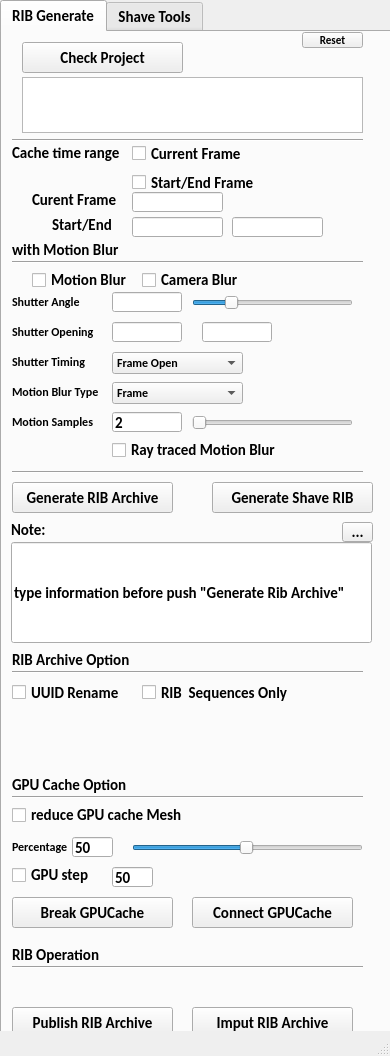
<?xml version="1.0" encoding="UTF-8"?>
<ui version="4.0">
 <class>MainWindow</class>
 <widget class="QMainWindow" name="MainWindow">
  <property name="geometry">
   <rect>
    <x>0</x>
    <y>0</y>
    <width>390</width>
    <height>1056</height>
   </rect>
  </property>
  <property name="font">
   <font>
    <family>Calibri</family>
    <pointsize>11</pointsize>
    <weight>75</weight>
    <bold>true</bold>
   </font>
  </property>
  <property name="windowTitle">
   <string>RIB Generator</string>
  </property>
  <widget class="QWidget" name="centralwidget">
   <widget class="QTabWidget" name="tabWidget">
    <property name="geometry">
     <rect>
      <x>0</x>
      <y>0</y>
      <width>391</width>
      <height>1051</height>
     </rect>
    </property>
    <property name="currentIndex">
     <number>0</number>
    </property>
    <widget class="QWidget" name="tab">
     <attribute name="title">
      <string>RIB Generate</string>
     </attribute>
     <widget class="QLabel" name="label_4">
      <property name="geometry">
       <rect>
        <x>10</x>
        <y>290</y>
        <width>111</width>
        <height>20</height>
       </rect>
      </property>
      <property name="font">
       <font>
        <pointsize>9</pointsize>
       </font>
      </property>
      <property name="text">
       <string>Shutter Opening</string>
      </property>
     </widget>
     <widget class="QLineEdit" name="lineEdit_B04">
      <property name="enabled">
       <bool>true</bool>
      </property>
      <property name="geometry">
       <rect>
        <x>110</x>
        <y>380</y>
        <width>70</width>
        <height>20</height>
       </rect>
      </property>
      <property name="text">
       <string>2</string>
      </property>
     </widget>
     <widget class="Line" name="line_4">
      <property name="geometry">
       <rect>
        <x>10</x>
        <y>630</y>
        <width>351</width>
        <height>20</height>
       </rect>
      </property>
      <property name="orientation">
       <enum>Qt::Horizontal</enum>
      </property>
     </widget>
     <widget class="Line" name="line_2">
      <property name="geometry">
       <rect>
        <x>10</x>
        <y>220</y>
        <width>351</width>
        <height>20</height>
       </rect>
      </property>
      <property name="orientation">
       <enum>Qt::Horizontal</enum>
      </property>
     </widget>
     <widget class="QLabel" name="label_6">
      <property name="geometry">
       <rect>
        <x>10</x>
        <y>350</y>
        <width>111</width>
        <height>20</height>
       </rect>
      </property>
      <property name="font">
       <font>
        <pointsize>9</pointsize>
       </font>
      </property>
      <property name="text">
       <string>Motion Blur Type</string>
      </property>
     </widget>
     <widget class="QCheckBox" name="checkBox_B03">
      <property name="geometry">
       <rect>
        <x>110</x>
        <y>410</y>
        <width>221</width>
        <height>16</height>
       </rect>
      </property>
      <property name="text">
       <string>Ray traced Motion Blur</string>
      </property>
     </widget>
     <widget class="QCheckBox" name="checkBox_B01">
      <property name="geometry">
       <rect>
        <x>30</x>
        <y>240</y>
        <width>111</width>
        <height>16</height>
       </rect>
      </property>
      <property name="text">
       <string>Motion Blur</string>
      </property>
     </widget>
     <widget class="QSlider" name="horizontalSlider_2">
      <property name="geometry">
       <rect>
        <x>190</x>
        <y>380</y>
        <width>161</width>
        <height>22</height>
       </rect>
      </property>
      <property name="minimum">
       <number>2</number>
      </property>
      <property name="maximum">
       <number>10</number>
      </property>
      <property name="value">
       <number>2</number>
      </property>
      <property name="orientation">
       <enum>Qt::Horizontal</enum>
      </property>
     </widget>
     <widget class="Line" name="line_3">
      <property name="geometry">
       <rect>
        <x>10</x>
        <y>430</y>
        <width>351</width>
        <height>20</height>
       </rect>
      </property>
      <property name="orientation">
       <enum>Qt::Horizontal</enum>
      </property>
     </widget>
     <widget class="QLineEdit" name="lineEdit_A03">
      <property name="enabled">
       <bool>true</bool>
      </property>
      <property name="geometry">
       <rect>
        <x>230</x>
        <y>185</y>
        <width>91</width>
        <height>20</height>
       </rect>
      </property>
     </widget>
     <widget class="QLineEdit" name="lineEdit_A02">
      <property name="enabled">
       <bool>true</bool>
      </property>
      <property name="geometry">
       <rect>
        <x>130</x>
        <y>185</y>
        <width>91</width>
        <height>20</height>
       </rect>
      </property>
     </widget>
     <widget class="QLabel" name="label_5">
      <property name="geometry">
       <rect>
        <x>10</x>
        <y>320</y>
        <width>111</width>
        <height>20</height>
       </rect>
      </property>
      <property name="font">
       <font>
        <pointsize>9</pointsize>
       </font>
      </property>
      <property name="text">
       <string>Shutter Timing</string>
      </property>
     </widget>
     <widget class="QLabel" name="label_2">
      <property name="geometry">
       <rect>
        <x>50</x>
        <y>185</y>
        <width>71</width>
        <height>16</height>
       </rect>
      </property>
      <property name="text">
       <string>Start/End</string>
      </property>
     </widget>
     <widget class="QSlider" name="horizontalSlider">
      <property name="geometry">
       <rect>
        <x>190</x>
        <y>260</y>
        <width>161</width>
        <height>22</height>
       </rect>
      </property>
      <property name="maximum">
       <number>360</number>
      </property>
      <property name="value">
       <number>80</number>
      </property>
      <property name="orientation">
       <enum>Qt::Horizontal</enum>
      </property>
     </widget>
     <widget class="QLineEdit" name="lineEdit_B02">
      <property name="enabled">
       <bool>true</bool>
      </property>
      <property name="geometry">
       <rect>
        <x>110</x>
        <y>290</y>
        <width>70</width>
        <height>20</height>
       </rect>
      </property>
     </widget>
     <widget class="QCheckBox" name="checkBox_C01">
      <property name="geometry">
       <rect>
        <x>10</x>
        <y>650</y>
        <width>141</width>
        <height>21</height>
       </rect>
      </property>
      <property name="text">
       <string>UUID Rename</string>
      </property>
      <property name="autoExclusive">
       <bool>false</bool>
      </property>
     </widget>
     <widget class="QLabel" name="label_11">
      <property name="geometry">
       <rect>
        <x>10</x>
        <y>620</y>
        <width>131</width>
        <height>16</height>
       </rect>
      </property>
      <property name="text">
       <string>RIB Archive Option</string>
      </property>
     </widget>
     <widget class="QLabel" name="label_7">
      <property name="geometry">
       <rect>
        <x>10</x>
        <y>380</y>
        <width>91</width>
        <height>20</height>
       </rect>
      </property>
      <property name="font">
       <font>
        <pointsize>9</pointsize>
       </font>
      </property>
      <property name="text">
       <string>Motion Samples</string>
      </property>
     </widget>
     <widget class="QComboBox" name="comboBox">
      <property name="geometry">
       <rect>
        <x>110</x>
        <y>320</y>
        <width>131</width>
        <height>22</height>
       </rect>
      </property>
      <property name="sizePolicy">
       <sizepolicy hsizetype="Preferred" vsizetype="Fixed">
        <horstretch>0</horstretch>
        <verstretch>0</verstretch>
       </sizepolicy>
      </property>
      <property name="font">
       <font>
        <pointsize>9</pointsize>
       </font>
      </property>
      <item>
       <property name="text">
        <string>Frame Open</string>
       </property>
      </item>
      <item>
       <property name="text">
        <string>Frame Center</string>
       </property>
      </item>
      <item>
       <property name="text">
        <string>Frame Close</string>
       </property>
      </item>
     </widget>
     <widget class="QLabel" name="label_3">
      <property name="geometry">
       <rect>
        <x>10</x>
        <y>260</y>
        <width>91</width>
        <height>20</height>
       </rect>
      </property>
      <property name="font">
       <font>
        <pointsize>9</pointsize>
       </font>
      </property>
      <property name="text">
       <string>Shutter Angle</string>
      </property>
     </widget>
     <widget class="QComboBox" name="comboBox_2">
      <property name="geometry">
       <rect>
        <x>110</x>
        <y>350</y>
        <width>131</width>
        <height>22</height>
       </rect>
      </property>
      <property name="sizePolicy">
       <sizepolicy hsizetype="Preferred" vsizetype="Fixed">
        <horstretch>0</horstretch>
        <verstretch>0</verstretch>
       </sizepolicy>
      </property>
      <property name="font">
       <font>
        <pointsize>9</pointsize>
       </font>
      </property>
      <item>
       <property name="text">
        <string>Frame</string>
       </property>
      </item>
      <item>
       <property name="text">
        <string>Subframe</string>
       </property>
      </item>
     </widget>
     <widget class="QPushButton" name="pushButton_01">
      <property name="geometry">
       <rect>
        <x>10</x>
        <y>450</y>
        <width>161</width>
        <height>31</height>
       </rect>
      </property>
      <property name="text">
       <string>Generate RIB Archive</string>
      </property>
     </widget>
     <widget class="QLineEdit" name="lineEdit_B03">
      <property name="enabled">
       <bool>true</bool>
      </property>
      <property name="geometry">
       <rect>
        <x>200</x>
        <y>290</y>
        <width>70</width>
        <height>20</height>
       </rect>
      </property>
     </widget>
     <widget class="QLabel" name="label_10">
      <property name="geometry">
       <rect>
        <x>9</x>
        <y>490</y>
        <width>131</width>
        <height>16</height>
       </rect>
      </property>
      <property name="text">
       <string>Note:</string>
      </property>
     </widget>
     <widget class="QLabel" name="label">
      <property name="geometry">
       <rect>
        <x>10</x>
        <y>100</y>
        <width>111</width>
        <height>41</height>
       </rect>
      </property>
      <property name="text">
       <string>Cache time range</string>
      </property>
     </widget>
     <widget class="QWidget" name="verticalLayoutWidget">
      <property name="geometry">
       <rect>
        <x>130</x>
        <y>110</y>
        <width>231</width>
        <height>52</height>
       </rect>
      </property>
      <layout class="QVBoxLayout" name="verticalLayout">
       <item>
        <widget class="QCheckBox" name="checkBox_A01">
         <property name="text">
          <string>Current Frame</string>
         </property>
         <property name="autoExclusive">
          <bool>true</bool>
         </property>
        </widget>
       </item>
       <item>
        <widget class="QCheckBox" name="checkBox_A02">
         <property name="text">
          <string>Start/End Frame</string>
         </property>
         <property name="autoExclusive">
          <bool>true</bool>
         </property>
        </widget>
       </item>
      </layout>
     </widget>
     <widget class="QLabel" name="label_8">
      <property name="geometry">
       <rect>
        <x>10</x>
        <y>210</y>
        <width>131</width>
        <height>16</height>
       </rect>
      </property>
      <property name="text">
       <string>with Motion Blur</string>
      </property>
     </widget>
     <widget class="QCheckBox" name="checkBox_B02">
      <property name="geometry">
       <rect>
        <x>140</x>
        <y>240</y>
        <width>111</width>
        <height>16</height>
       </rect>
      </property>
      <property name="text">
       <string>Camera Blur</string>
      </property>
     </widget>
     <widget class="Line" name="line">
      <property name="geometry">
       <rect>
        <x>10</x>
        <y>100</y>
        <width>351</width>
        <height>16</height>
       </rect>
      </property>
      <property name="orientation">
       <enum>Qt::Horizontal</enum>
      </property>
     </widget>
     <widget class="QLineEdit" name="lineEdit_B01">
      <property name="enabled">
       <bool>true</bool>
      </property>
      <property name="geometry">
       <rect>
        <x>110</x>
        <y>260</y>
        <width>70</width>
        <height>20</height>
       </rect>
      </property>
     </widget>
     <widget class="QCheckBox" name="checkBox_C02">
      <property name="enabled">
       <bool>true</bool>
      </property>
      <property name="geometry">
       <rect>
        <x>140</x>
        <y>650</y>
        <width>211</width>
        <height>21</height>
       </rect>
      </property>
      <property name="text">
       <string>RIB  Sequences Only</string>
      </property>
      <property name="autoExclusive">
       <bool>false</bool>
      </property>
     </widget>
     <widget class="QLineEdit" name="lineEdit_c01">
      <property name="geometry">
       <rect>
        <x>9</x>
        <y>510</y>
        <width>361</width>
        <height>101</height>
       </rect>
      </property>
      <property name="text">
       <string>type information before push &quot;Generate Rib Archive&quot;</string>
      </property>
     </widget>
     <widget class="QLabel" name="label_23">
      <property name="geometry">
       <rect>
        <x>30</x>
        <y>160</y>
        <width>91</width>
        <height>16</height>
       </rect>
      </property>
      <property name="text">
       <string>Curent Frame</string>
      </property>
     </widget>
     <widget class="QLineEdit" name="lineEdit_A01">
      <property name="enabled">
       <bool>true</bool>
      </property>
      <property name="geometry">
       <rect>
        <x>130</x>
        <y>160</y>
        <width>91</width>
        <height>20</height>
       </rect>
      </property>
     </widget>
     <widget class="QToolButton" name="toolButton_01">
      <property name="geometry">
       <rect>
        <x>340</x>
        <y>490</y>
        <width>31</width>
        <height>20</height>
       </rect>
      </property>
      <property name="text">
       <string>...</string>
      </property>
     </widget>
     <widget class="QPushButton" name="pushButton_02">
      <property name="geometry">
       <rect>
        <x>210</x>
        <y>450</y>
        <width>161</width>
        <height>31</height>
       </rect>
      </property>
      <property name="text">
       <string>Generate Shave RIB</string>
      </property>
     </widget>
     <widget class="QPushButton" name="pushButton_03">
      <property name="geometry">
       <rect>
        <x>10</x>
        <y>975</y>
        <width>161</width>
        <height>31</height>
       </rect>
      </property>
      <property name="text">
       <string>Publish RIB Archive</string>
      </property>
     </widget>
     <widget class="QPushButton" name="pushButton">
      <property name="geometry">
       <rect>
        <x>300</x>
        <y>0</y>
        <width>61</width>
        <height>16</height>
       </rect>
      </property>
      <property name="font">
       <font>
        <pointsize>8</pointsize>
       </font>
      </property>
      <property name="text">
       <string>Reset</string>
      </property>
     </widget>
     <widget class="QPlainTextEdit" name="plainTextEdit">
      <property name="geometry">
       <rect>
        <x>20</x>
        <y>45</y>
        <width>341</width>
        <height>56</height>
       </rect>
      </property>
      <property name="readOnly">
       <bool>true</bool>
      </property>
     </widget>
     <widget class="QLabel" name="label_12">
      <property name="geometry">
       <rect>
        <x>10</x>
        <y>805</y>
        <width>91</width>
        <height>20</height>
       </rect>
      </property>
      <property name="font">
       <font>
        <pointsize>9</pointsize>
       </font>
      </property>
      <property name="text">
       <string>Percentage</string>
      </property>
     </widget>
     <widget class="QLabel" name="label_13">
      <property name="geometry">
       <rect>
        <x>10</x>
        <y>745</y>
        <width>131</width>
        <height>16</height>
       </rect>
      </property>
      <property name="text">
       <string>GPU Cache Option</string>
      </property>
     </widget>
     <widget class="Line" name="line_6">
      <property name="geometry">
       <rect>
        <x>10</x>
        <y>755</y>
        <width>351</width>
        <height>20</height>
       </rect>
      </property>
      <property name="orientation">
       <enum>Qt::Horizontal</enum>
      </property>
     </widget>
     <widget class="QCheckBox" name="checkBox_E01">
      <property name="geometry">
       <rect>
        <x>10</x>
        <y>775</y>
        <width>181</width>
        <height>16</height>
       </rect>
      </property>
      <property name="text">
       <string>reduce GPU cache Mesh</string>
      </property>
     </widget>
     <widget class="QLineEdit" name="lineEdit_D01">
      <property name="enabled">
       <bool>true</bool>
      </property>
      <property name="geometry">
       <rect>
        <x>70</x>
        <y>805</y>
        <width>41</width>
        <height>20</height>
       </rect>
      </property>
      <property name="accessibleName">
       <string notr="true"/>
      </property>
      <property name="text">
       <string>50</string>
      </property>
     </widget>
     <widget class="QSlider" name="horizontalSlider_3">
      <property name="geometry">
       <rect>
        <x>130</x>
        <y>805</y>
        <width>231</width>
        <height>22</height>
       </rect>
      </property>
      <property name="minimum">
       <number>1</number>
      </property>
      <property name="maximum">
       <number>100</number>
      </property>
      <property name="value">
       <number>50</number>
      </property>
      <property name="orientation">
       <enum>Qt::Horizontal</enum>
      </property>
     </widget>
     <widget class="QCheckBox" name="checkBox_E03">
      <property name="geometry">
       <rect>
        <x>10</x>
        <y>835</y>
        <width>181</width>
        <height>16</height>
       </rect>
      </property>
      <property name="text">
       <string>GPU step</string>
      </property>
     </widget>
     <widget class="QLineEdit" name="lineEdit_D03">
      <property name="enabled">
       <bool>true</bool>
      </property>
      <property name="geometry">
       <rect>
        <x>110</x>
        <y>835</y>
        <width>41</width>
        <height>20</height>
       </rect>
      </property>
      <property name="accessibleName">
       <string notr="true"/>
      </property>
      <property name="text">
       <string>50</string>
      </property>
     </widget>
     <widget class="QPushButton" name="pushButton_04">
      <property name="geometry">
       <rect>
        <x>190</x>
        <y>975</y>
        <width>161</width>
        <height>31</height>
       </rect>
      </property>
      <property name="text">
       <string>Imput RIB Archive</string>
      </property>
     </widget>
     <widget class="QPushButton" name="pushButton_breakGPU">
      <property name="geometry">
       <rect>
        <x>10</x>
        <y>865</y>
        <width>161</width>
        <height>31</height>
       </rect>
      </property>
      <property name="text">
       <string>Break GPUCache</string>
      </property>
     </widget>
     <widget class="QPushButton" name="pushButton_connectGPU">
      <property name="geometry">
       <rect>
        <x>190</x>
        <y>865</y>
        <width>161</width>
        <height>31</height>
       </rect>
      </property>
      <property name="text">
       <string>Connect GPUCache</string>
      </property>
     </widget>
     <widget class="Line" name="line_8">
      <property name="geometry">
       <rect>
        <x>10</x>
        <y>925</y>
        <width>351</width>
        <height>20</height>
       </rect>
      </property>
      <property name="orientation">
       <enum>Qt::Horizontal</enum>
      </property>
     </widget>
     <widget class="QLabel" name="label_17">
      <property name="geometry">
       <rect>
        <x>10</x>
        <y>915</y>
        <width>131</width>
        <height>16</height>
       </rect>
      </property>
      <property name="text">
       <string>RIB Operation</string>
      </property>
     </widget>
     <widget class="QPushButton" name="pushButton_checkProject">
      <property name="geometry">
       <rect>
        <x>20</x>
        <y>10</y>
        <width>161</width>
        <height>31</height>
       </rect>
      </property>
      <property name="text">
       <string>Check Project</string>
      </property>
     </widget>
    </widget>
    <widget class="QWidget" name="tab_2">
     <attribute name="title">
      <string>Shave Tools</string>
     </attribute>
     <widget class="QPushButton" name="pushButton_page2_A01">
      <property name="geometry">
       <rect>
        <x>40</x>
        <y>150</y>
        <width>291</width>
        <height>31</height>
       </rect>
      </property>
      <property name="text">
       <string>convert Hair Mesh to Curves</string>
      </property>
     </widget>
     <widget class="QPushButton" name="pushButton_page2_A02">
      <property name="geometry">
       <rect>
        <x>40</x>
        <y>240</y>
        <width>291</width>
        <height>31</height>
       </rect>
      </property>
      <property name="text">
       <string>Reverse  U</string>
      </property>
     </widget>
     <widget class="QPushButton" name="pushButton_page2_A03">
      <property name="geometry">
       <rect>
        <x>40</x>
        <y>280</y>
        <width>291</width>
        <height>31</height>
       </rect>
      </property>
      <property name="text">
       <string>Reverse V</string>
      </property>
     </widget>
     <widget class="QLineEdit" name="lineEdit_page2_A01">
      <property name="geometry">
       <rect>
        <x>180</x>
        <y>120</y>
        <width>41</width>
        <height>20</height>
       </rect>
      </property>
      <property name="text">
       <string>3</string>
      </property>
      <property name="alignment">
       <set>Qt::AlignRight|Qt::AlignTrailing|Qt::AlignVCenter</set>
      </property>
     </widget>
     <widget class="QLabel" name="label_14">
      <property name="geometry">
       <rect>
        <x>40</x>
        <y>120</y>
        <width>141</width>
        <height>16</height>
       </rect>
      </property>
      <property name="text">
       <string>hairs/pre Mesh:</string>
      </property>
     </widget>
     <widget class="QLabel" name="label_15">
      <property name="geometry">
       <rect>
        <x>40</x>
        <y>30</y>
        <width>141</width>
        <height>16</height>
       </rect>
      </property>
      <property name="text">
       <string>Name Meshes Title:</string>
      </property>
     </widget>
     <widget class="QLineEdit" name="lineEdit_page2_O01">
      <property name="geometry">
       <rect>
        <x>180</x>
        <y>30</y>
        <width>141</width>
        <height>20</height>
       </rect>
      </property>
     </widget>
     <widget class="QPushButton" name="pushButton_page2_O01">
      <property name="geometry">
       <rect>
        <x>40</x>
        <y>60</y>
        <width>281</width>
        <height>25</height>
       </rect>
      </property>
      <property name="text">
       <string>Rename Selected Poly Meshes</string>
      </property>
     </widget>
     <widget class="QLineEdit" name="llineEdit_page2_B01">
      <property name="enabled">
       <bool>false</bool>
      </property>
      <property name="geometry">
       <rect>
        <x>50</x>
        <y>650</y>
        <width>281</width>
        <height>41</height>
       </rect>
      </property>
      <property name="text">
       <string>Pxr Shader Select</string>
      </property>
      <property name="alignment">
       <set>Qt::AlignCenter</set>
      </property>
     </widget>
     <widget class="QPushButton" name="pushButton_page2_B01">
      <property name="geometry">
       <rect>
        <x>50</x>
        <y>620</y>
        <width>281</width>
        <height>25</height>
       </rect>
      </property>
      <property name="text">
       <string>Get PxrShader</string>
      </property>
     </widget>
     <widget class="QPushButton" name="pushButton_page2_B01_2">
      <property name="geometry">
       <rect>
        <x>50</x>
        <y>700</y>
        <width>281</width>
        <height>25</height>
       </rect>
      </property>
      <property name="text">
       <string>Assign PxrShader to ShaveHair</string>
      </property>
     </widget>
     <widget class="Line" name="line_5">
      <property name="geometry">
       <rect>
        <x>20</x>
        <y>590</y>
        <width>371</width>
        <height>16</height>
       </rect>
      </property>
      <property name="orientation">
       <enum>Qt::Horizontal</enum>
      </property>
     </widget>
     <widget class="Line" name="line_7">
      <property name="geometry">
       <rect>
        <x>10</x>
        <y>90</y>
        <width>371</width>
        <height>16</height>
       </rect>
      </property>
      <property name="orientation">
       <enum>Qt::Horizontal</enum>
      </property>
     </widget>
     <widget class="QLabel" name="label_16">
      <property name="geometry">
       <rect>
        <x>60</x>
        <y>580</y>
        <width>331</width>
        <height>16</height>
       </rect>
      </property>
      <property name="text">
       <string>Assign Pixar Renderman Shader</string>
      </property>
     </widget>
     <widget class="QCheckBox" name="checkBox_page2_A01">
      <property name="geometry">
       <rect>
        <x>40</x>
        <y>210</y>
        <width>181</width>
        <height>19</height>
       </rect>
      </property>
      <property name="text">
       <string>show SubD surface</string>
      </property>
     </widget>
     <widget class="QPushButton" name="pushButton_page2_A04">
      <property name="geometry">
       <rect>
        <x>40</x>
        <y>320</y>
        <width>291</width>
        <height>31</height>
       </rect>
      </property>
      <property name="text">
       <string>Reverse Swap</string>
      </property>
     </widget>
     <widget class="QPushButton" name="pushButton_page2_A05">
      <property name="geometry">
       <rect>
        <x>40</x>
        <y>360</y>
        <width>291</width>
        <height>31</height>
       </rect>
      </property>
      <property name="text">
       <string>Reverse Both</string>
      </property>
     </widget>
     <widget class="QCheckBox" name="checkBox_page2_A02">
      <property name="geometry">
       <rect>
        <x>40</x>
        <y>410</y>
        <width>211</width>
        <height>19</height>
       </rect>
      </property>
      <property name="text">
       <string>show Select Curve CV</string>
      </property>
     </widget>
     <widget class="QPushButton" name="pushButton_page2_A06">
      <property name="geometry">
       <rect>
        <x>40</x>
        <y>440</y>
        <width>291</width>
        <height>31</height>
       </rect>
      </property>
      <property name="text">
       <string>Reverse  Curve</string>
      </property>
     </widget>
    </widget>
   </widget>
   <widget class="QWidget" name="horizontalLayoutWidget">
    <property name="geometry">
     <rect>
      <x>960</x>
      <y>1040</y>
      <width>361</width>
      <height>31</height>
     </rect>
    </property>
    <layout class="QHBoxLayout" name="horizontalLayout">
     <item>
      <widget class="QCheckBox" name="checkBox_D01">
       <property name="enabled">
        <bool>false</bool>
       </property>
       <property name="text">
        <string>Delayed Read Archive</string>
       </property>
       <property name="autoExclusive">
        <bool>true</bool>
       </property>
      </widget>
     </item>
     <item>
      <widget class="QCheckBox" name="checkBox_D02">
       <property name="enabled">
        <bool>false</bool>
       </property>
       <property name="text">
        <string>Read Archive</string>
       </property>
       <property name="autoExclusive">
        <bool>true</bool>
       </property>
      </widget>
     </item>
    </layout>
   </widget>
   <widget class="QLabel" name="label_9">
    <property name="geometry">
     <rect>
      <x>570</x>
      <y>145</y>
      <width>131</width>
      <height>16</height>
     </rect>
    </property>
    <property name="text">
     <string>Current Project:</string>
    </property>
   </widget>
  </widget>
  <widget class="QStatusBar" name="statusbar"/>
 </widget>
 <resources/>
 <connections/>
</ui>
